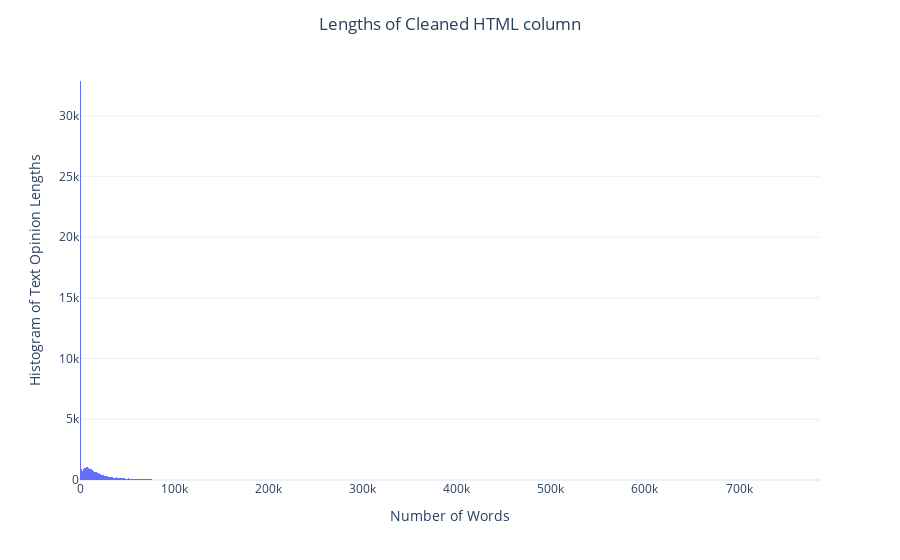

The notebook cell saved with this chart:
### Code cell
filter = df["cleaned_html"] != ""
filtered_df = df[filter]
filtered_df = filtered_df.dropna()

filtered_df['length_text'] = filtered_df['cleaned_html'].apply(len)
print(filtered_df['length_text'].max())
fig = px.histogram(filtered_df,
                   x="length_text",
                   template='plotly_white',
                  )
fig.update_layout(
    title={
        'text': "Lengths of Cleaned HTML column",
        'x' : 0.5,
        'xanchor': 'center'
    })
fig.update_yaxes(title='Histogram of Text Opinion Lengths').update_xaxes(title='Number of Words')
fig.show()

### Figure 1 — Plotly figure (JSON) as saved in the notebook; plotly's stock layout.template omitted (floating-point values rounded to 4 significant figures; data arrays with more than 128 entries replaced by an {"elided": "..."} marker saying what was removed)
{"data": [{"alignmentgroup": "True", "bingroup": "x", "hovertemplate": "length_text=%{x}<br>count=%{y}<extra></extra>", "legendgroup": "", "marker": {"color": "#636efa", "pattern": {"shape": ""}}, "name": "", "offsetgroup": "", "orientation": "v", "showlegend": false, "type": "histogram", "x": {"elided": "60055 int values"}, "xaxis": "x", "yaxis": "y"}], "layout": {"barmode": "relative", "legend": {"tracegroupgap": 0}, "margin": {"t": 60}, "title": {"text": "Lengths of Cleaned HTML column", "x": 0.5, "xanchor": "center"}, "xaxis": {"anchor": "y", "domain": [0, 1], "title": {"text": "Number of Words"}}, "yaxis": {"anchor": "x", "domain": [0, 1], "title": {"text": "Histogram of Text Opinion Lengths"}}}}
